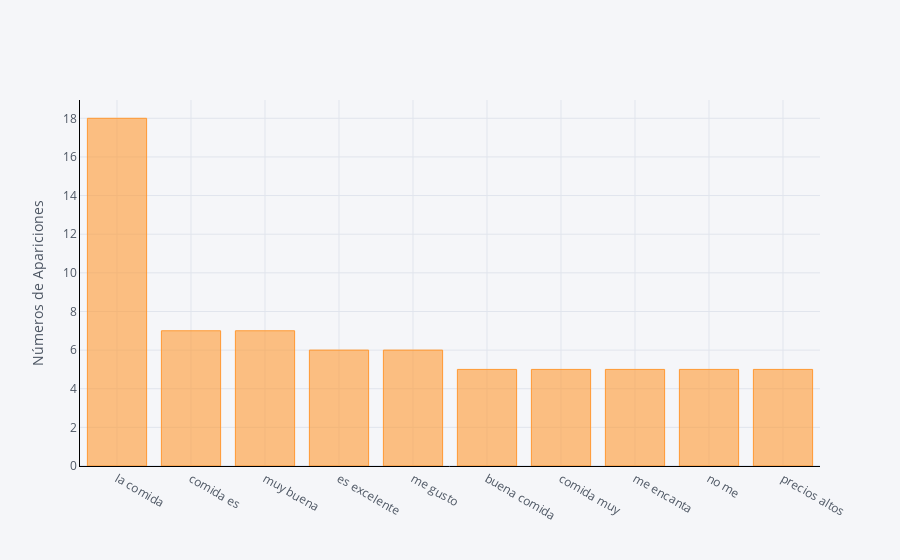

The code cell stored with this chart in its notebook:
### Markdown cell above
#### Analisis de Bigrama

### Code cell
common_words = get_top_n_bigram(datasetLimpio['cleaned_summary'], 10)
for word, freq in common_words:
    print(word, freq)
df3 = pd.DataFrame(common_words, columns = ['cleaned_summary' , 'count'])
df3.groupby('cleaned_summary').sum()['count'].sort_values(ascending=False).iplot(
    kind='bar', yTitle='Números de Apariciones', linecolor='black')

### Figure 1 — Plotly figure (JSON) as saved in the notebook; plotly's stock layout.template omitted (floating-point values rounded to 4 significant figures)
{"data": [{"marker": {"color": "rgba(255, 153, 51, 0.6)", "line": {"color": "rgba(255, 153, 51, 1.0)", "width": 1}}, "name": "count", "orientation": "v", "text": "", "type": "bar", "x": ["la comida", "comida es", "muy buena", "es excelente", "me gusto", "buena comida", "comida muy", "me encanta", "no me", "precios altos"], "y": [18, 7, 7, 6, 6, 5, 5, 5, 5, 5]}], "layout": {"legend": {"bgcolor": "#F5F6F9", "font": {"color": "#4D5663"}}, "paper_bgcolor": "#F5F6F9", "plot_bgcolor": "#F5F6F9", "title": {"font": {"color": "#4D5663"}}, "xaxis": {"gridcolor": "#E1E5ED", "linecolor": "black", "showgrid": true, "tickfont": {"color": "#4D5663"}, "title": {"font": {"color": "#4D5663"}, "text": ""}, "zerolinecolor": "#E1E5ED"}, "yaxis": {"gridcolor": "#E1E5ED", "linecolor": "black", "showgrid": true, "tickfont": {"color": "#4D5663"}, "title": {"font": {"color": "#4D5663"}, "text": "Números de Apariciones"}, "zerolinecolor": "#E1E5ED"}}}
